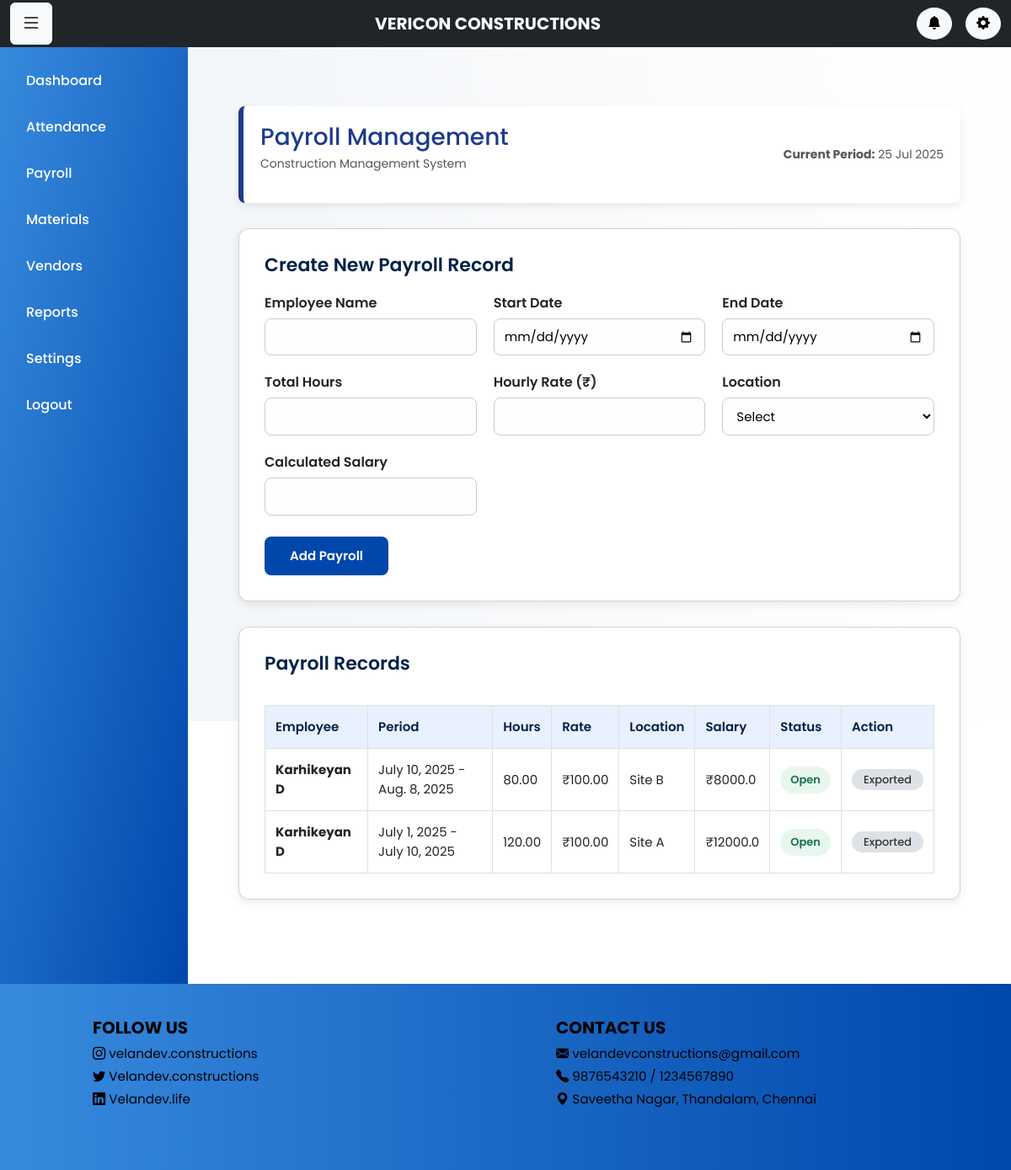
/payroll/ (signed in), run on the app's committed database.
### core/models.py (models this page shows, shortened)
class Payroll(models.Model):
    user = models.ForeignKey(User, on_delete=models.CASCADE)
    employee_name = models.CharField(max_length=100)  # ✅ NEW
    start_date = models.DateField()
    end_date = models.DateField()
    total_hours = models.DecimalField(max_digits=5, decimal_places=2)
    hourly_rate = models.DecimalField(max_digits=7, decimal_places=2)
    location = models.CharField(max_length=100)
    calculated_salary = models.FloatField(default=0.0)
    is_approved = models.BooleanField(default=False)

### core/views.py (the view, shortened to what this page needs)
# urls.py: path('payroll/', views.payroll_view, name='payroll'),
@login_required
def payroll_view(request):
    payrolls = Payroll.objects.filter(user=request.user).order_by('-start_date')
    paginator = Paginator(payrolls, 10)
    page_number = request.GET.get('page')
    page_obj = paginator.get_page(page_number)
    return render(request, 'payroll.html', {'page_obj': page_obj})

### core/templates/payroll.html (shortened to what this page needs)
{% extends 'base.html' %}
{% load static %}
{% block content %}
<div class="payroll-container">
  <div class="header">
    <div class="title">
      <h1>Payroll Management</h1>
      <p>Construction Management System</p>
    </div>
    <div class="current-period">
      <strong>Current Period:</strong>
      <span id="current-date"></span>
    </div>
  </div>
  <div class="card">
    <h2>Create New Payroll Record</h2>
    <form id="payroll-form" method="post">
      <div class="form-grid">
        <div class="form-group">
          <label for="employee_name">Employee Name</label>
          <input type="text" id="employee_name" name="employee_name" required>
        </div>
        <div class="form-group">
          <label for="start_date">Start Date</label>
          <input type="date" id="start_date" name="start_date" required>
        </div>
        <div class="form-group">
          <label for="end_date">End Date</label>
          <input type="date" id="end_date" name="end_date" required>
        </div>
        <div class="form-group">
          <label for="total_hours">Total Hours</label>
          <input type="number" id="total_hours" name="total_hours" step="0.1" min="0" required>
        </div>
        <div class="form-group">
          <label for="hourly_rate">Hourly Rate (₹)</label>
          <input type="number" id="hourly_rate" name="hourly_rate" step="0.01" min="0" required>
        </div>
        <div class="form-group">
          <label for="location">Location</label>
          <select id="location" name="location" required>
            <option value="">Select</option>
          </select>
        </div>
        <div class="form-group">
          <label for="calculated_salary">Calculated Salary</label>
          <input type="number" id="calculated_salary" name="calculated_salary" readonly>
        </div>
      </div>
      <button type="submit" class="btn-submit">Add Payroll</button>
    </form>
  </div>
  <div class="card">
    <h2>Payroll Records</h2>
    <table class="payroll-table">
      <thead>
        <tr>
          <th>Employee</th>
          <th>Period</th>
          <th>Hours</th>
          <th>Rate</th>
          <th>Location</th>
          <th>Salary</th>
          <th>Status</th>
          <th>Action</th>
        </tr>
      </thead>
      <tbody>
        {% for payroll in page_obj %}
        <tr>
          <td><strong>{{ payroll.employee_name }}</strong></td>
          <td>{{ payroll.start_date }} - {{ payroll.end_date }}</td>
          <td>{{ payroll.total_hours }}</td>
          <td>₹{{ payroll.hourly_rate }}</td>
          <td>{{ payroll.location }}</td>
          <td>₹{{ payroll.calculated_salary }}</td>
          <td>
            <span class="status {% if payroll.is_approved %}locked{% else %}open{% endif %}">
              {% if payroll.is_approved %}Locked{% else %}Open{% endif %}
            </span>
          </td>
          <td><span class="badge">Exported</span></td>
        </tr>
        {% empty %}
        <tr>
          <td colspan="8" style="text-align: center;">No payroll records found.</td>
        </tr>
        {% endfor %}
      </tbody>
    </table>
  </div>
</div>
{% endblock %}

### core/templates/payroll.html (style rules this page uses)
body { font-family: 'Poppins', sans-serif; background: linear-gradient(to right, #f0f4f8, #ffffff); color: #1e3a8a; margin: 0; padding: 0; }
.payroll-container { max-width: 1200px; margin: auto; padding: 40px 30px; }
.header { display: flex; justify-content: space-between; align-items: center; background-color: #ffffff; padding: 20px; border-left: 6px solid #1e3a8a; border-radius: 8px; box-shadow: 0 4px 10px rgba(0,0,0,0.08); margin-bottom: 30px; }
.header .title h1 { font-size: 28px; margin-bottom: 4px; }
.header p, .header .current-period { font-size: 14px; color: #555; }
.card { background: #fff; padding: 30px; border-radius: 12px; box-shadow: 0 4px 12px rgba(0,0,0,0.08); margin-bottom: 30px; }
.card h2 { font-size: 22px; margin-bottom: 20px; font-weight: 600; color: #002147; }
.form-grid { display: grid; grid-template-columns: repeat(auto-fit, minmax(250px, 1fr)); gap: 20px; }
.form-group label { font-weight: 600; margin-bottom: 6px; display: block; }
.form-group input, .form-group select { width: 100%; padding: 10px 12px; font-size: 15px; border: 1px solid #ccc; border-radius: 8px; background-color: #fefefe; }
.btn-submit { margin-top: 25px; padding: 12px 30px; background-color: #0047ab; color: white; font-weight: 600; font-size: 15px; border: none; border-radius: 8px; cursor: pointer; transition: background 0.3s ease; }
.payroll-table { width: 100%; border-collapse: collapse; margin-top: 15px; font-size: 15px; }
.payroll-table th, .payroll-table td { padding: 14px 12px; border: 1px solid #e0e0e0; text-align: left; }
.payroll-table th { background-color: #e9f0ff; font-weight: 600; color: #002147; }
.status { padding: 6px 12px; border-radius: 20px; font-size: 13px; font-weight: 600; display: inline-block; text-align: center; }
.status.open { background-color: #e7f7ee; color: #157347; }
.badge { background-color: #dee2e6; color: #333; padding: 6px 14px; border-radius: 20px; font-size: 13px; font-weight: 500; }

### core/templates/base.html (style rules this page uses)
html, body { margin: 0; padding: 0; height: 100%; font-family: 'Poppins', sans-serif; background-color: #fff; }

### data on the page
Payroll: employee_name "Karhikeyan D", start_date "July 10, 2025", end_date "Aug. 8, 2025", total_hours "80.00", hourly_rate "100.00", location "Site B", calculated_salary "8000.0", is_approved "Open"
Payroll: employee_name "Karhikeyan D", start_date "July 1, 2025", end_date "July 10, 2025", total_hours "120.00", hourly_rate "100.00", location "Site A", calculated_salary "12000.0", is_approved "Open"
